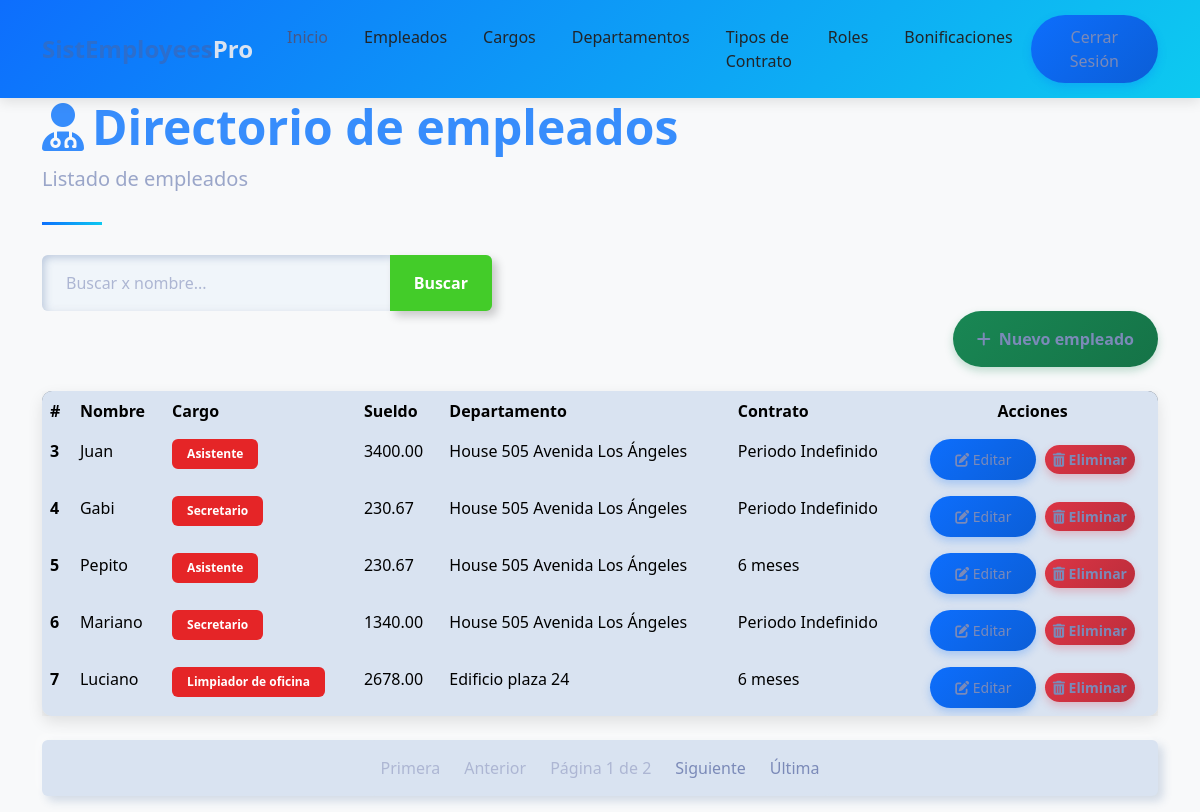
/empleados/empleado_list/ (signed in), run on an earlier commit of the app's database.
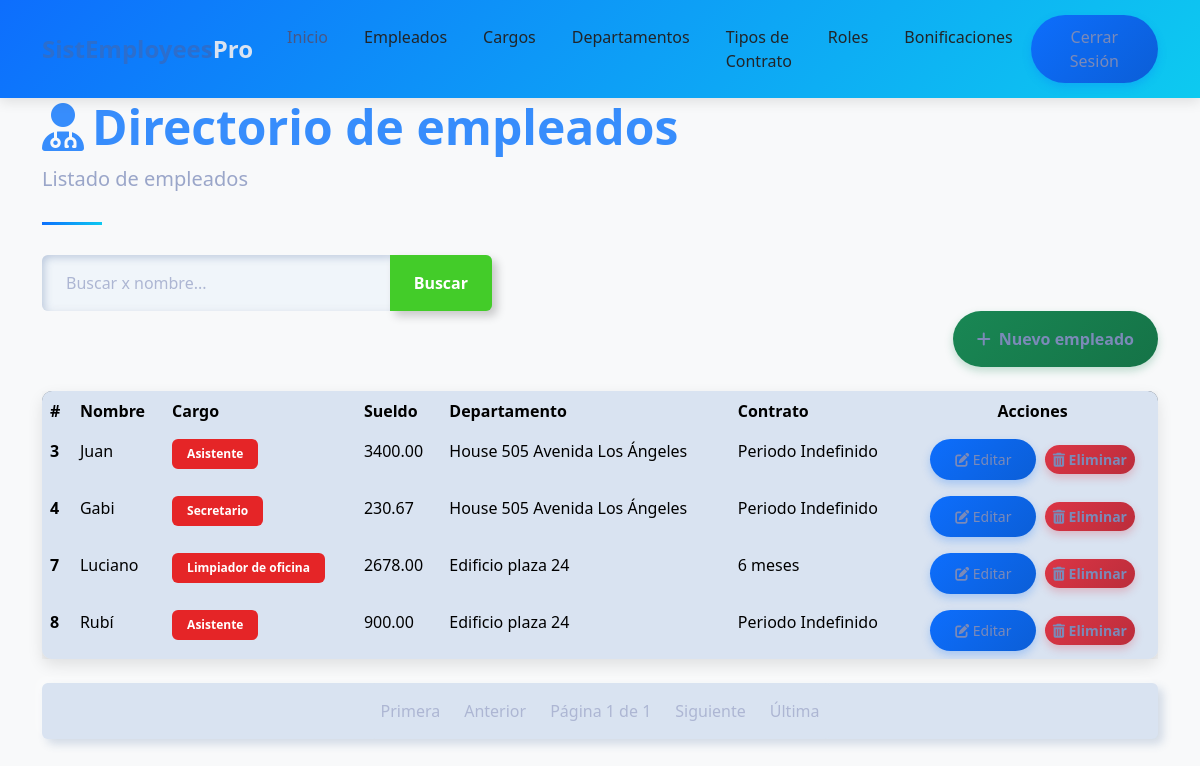
And on a later commit of the database.
### empleados/models.py (models this page shows, shortened)
class Empleado(models.Model):
    SEXO_CHOICES = [
        ('M', 'Masculino'),
        ('F', 'Femenino'),
    ]
    nombre = models.CharField(max_length=100)
    cedula = models.CharField(max_length=20, unique=True)
    direccion = models.TextField()
    sexo = models.CharField(max_length=1, choices=SEXO_CHOICES)
    sueldo = models.DecimalField(max_digits=10, decimal_places=2)
    cargo = models.ForeignKey(Cargo, on_delete=models.CASCADE)
    departamento = models.ForeignKey(Departamento, on_delete=models.CASCADE)
    tipo_contrato = models.ForeignKey(TipoContrato, on_delete=models.CASCADE)

class Cargo(models.Model):
    descripcion = models.CharField(max_length=100)
    def __str__(self):
        return self.descripcion

class Departamento(models.Model):
    descripcion = models.CharField(max_length=100)
    def __str__(self):
        return self.descripcion

class TipoContrato(models.Model):
    descripcion = models.CharField(max_length=100)
    def __str__(self):
        return self.descripcion

### empleados/views.py (the view)
# urls.py: path('empleado_list/', empleado_list, name='empleado_list'),  # URL para la vista empleados
@login_required
def empleado_list(request):
    query = request.GET.get('q', None)
    if query:
        empleados = Empleado.objects.filter(
            Q(nombre__icontains=query) | Q(cedula__icontains=query)
            | Q(direccion__icontains=query) | Q(sexo__icontains=query)
            | Q(sueldo__icontains=query) | Q(cargo__descripcion__icontains=query)
            | Q(departamento__descripcion__icontains=query) | Q(tipo_contrato__descripcion__icontains=query))
    else:
        empleados = Empleado.objects.all()
    paginator = Paginator(empleados, 5)  # 5 empleados por página
    page_number = request.GET.get('page')
    page_obj = paginator.get_page(page_number)
    context = {'empleados': page_obj, 'title': 'Listado de empleados'}
    return render(request, 'empleado/list.html', context)

### templates/empleado/list.html (shortened to what the changed rows need)
{% extends "home.html" %}
{% block content %}
    <div class="container">
        <header class="page-header">
            <h1 class="display-5 fw-bold text-primary">
                <i class="fas fa-user-md me-2"></i>Directorio de empleados
            </h1>
        </header>
        <div class="card mb-4">
            <div class="card-body p-0">
                <div class="table-responsive">
                    <table class="table table-hover mb-0">
                        <thead>
                            <tr>
                                <th scope="col">#</th>
                                <th scope="col">Nombre</th>
                                <th scope="col">Cargo</th>
                                <th scope="col">Sueldo</th>
                                <th scope="col">Departamento</th>
                                <th scope="col">Contrato</th>
                                <th scope="col" class="text-center">Acciones</th>
                            </tr>
                        </thead>
                        <tbody>
                           {% for empleado in empleados %}
                            <tr>
                                <th scope="row">{{empleado.id}}</th>
                                <td>{{empleado.nombre}}</td>
                                <td>
                                    <span class="badge bg-danger">{{empleado.cargo}}</span>
                                </td>
                                <td>{{empleado.sueldo}}</td>
                                <td>{{empleado.departamento}}</td>
                                <td>{{empleado.tipo_contrato}}</td>
                                <td class="text-center">
                                    <a href={% url 'empleados:empleado_update' empleado.id %} class="btn btn-sm btn-primary me-1">
                                        <i class="fas fa-edit"></i> Editar
                                    </a>
                                    <a  href={% url 'empleados:empleado_delete' empleado.id %} class="btn btn-sm btn-danger">
                                        <i class="fas fa-trash-alt"></i> Eliminar
                                    </a>
                                </td>
                            </tr>
                           {% endfor %}
                        </tbody>
                    </table>
                </div>
            </div>
        </div>
        <nav aria-label="Page navigation">
        <ul class="pagination justify-content-center">
            <li class="page-item disabled">
            <span class="page-link">Página {{ empleados.number }} de {{ empleados.paginator.num_pages }}</span>
            </li>
            {% if empleados.has_next %}
            <li class="page-item">
                <a class="page-link" href="?page={{ empleados.next_page_number }}{% if request.GET.q %}&q={{ request.GET.q }}{% endif %}">Siguiente</a>
            </li>
            <li class="page-item">
                <a class="page-link" href="?page={{ empleados.paginator.num_pages }}{% if request.GET.q %}&q={{ request.GET.q }}{% endif %}">Última</a>
            </li>
            {% else %}
            <li class="page-item disabled"><span class="page-link">Siguiente</span></li>
            <li class="page-item disabled"><span class="page-link">Última</span></li>
            {% endif %}
        </ul>
        </nav>
    </div>
{% endblock %}

What changed in the data, as far as the page shows it:
removed Empleado: id "5", nombre "Pepito", cargo "Asistente", sueldo "230.67", departamento "House 505 Avenida Los Ángeles", tipo_contrato "6 meses"
removed Empleado: id "6", nombre "Mariano", cargo "Secretario", sueldo "1340.00", departamento "House 505 Avenida Los Ángeles", tipo_contrato "Periodo Indefinido"
now on this page (row unchanged): Empleado: id "8", nombre "Rubí", cargo "Asistente", sueldo "900.00", departamento "Edificio plaza 24", tipo_contrato "Periodo Indefinido"
Also different on the page:
{{ empleados.paginator.num_pages }}: "2" → "1"
